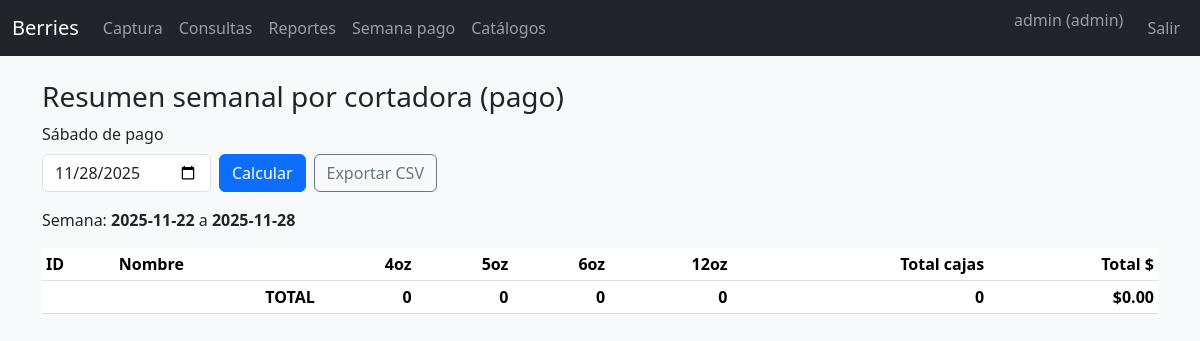
/weekly (signed in), run on the app's committed database.
### models.py (models this page shows)
class User(Base):
    __tablename__ = "users"
    id = Column(Integer, primary_key=True)
    username = Column(String(50), unique=True, nullable=False)
    password_hash = Column(String(200), nullable=False)
    role = Column(String(20), nullable=False, default="capturista")
    active = Column(Integer, default=1)

class BoxSize(Base):
    __tablename__ = "box_sizes"
    id = Column(Integer, primary_key=True)
    name = Column(String(20), unique=True, nullable=False)
    active = Column(Integer, default=1)

### app.py (the view, shortened to what this page needs)
@app.route("/weekly")
@login_required
def weekly():
    db = get_db()
    fri_str = request.args.get("friday")
    sat_str = request.args.get("saturday")  # compatibilidad
    if fri_str:
        end_day = datetime.strptime(fri_str, "%Y-%m-%d").date()
    elif sat_str:
        s = datetime.strptime(sat_str, "%Y-%m-%d").date()
        end_day = s + timedelta(days=6)  # sábado -> viernes siguiente
    else:
        today = date.today()
        end_day = today - timedelta((today.weekday() - 4) % 7)  # viernes más reciente (<= hoy)
    start = end_day - timedelta(days=6)  # sábado anterior
    sizes = db.query(BoxSize).filter(BoxSize.active == 1).all()
    order = {"4oz": 0, "5oz": 1, "6oz": 2, "12oz": 3}
    sizes = sorted(sizes, key=lambda s: order.get(s.name, 99))
    rows = (
        db.query(Picker.id, Picker.code, Picker.name, BoxSize.name,
                 func.coalesce(func.sum(Harvest.boxes), 0))
          .join(Harvest, Harvest.picker_id == Picker.id)
          .join(BoxSize, BoxSize.id == Harvest.size_id)
          .filter(Harvest.date.between(start, end_day))
          .group_by(Picker.id, Picker.code, Picker.name, BoxSize.name)
          .all()
    )
    data = {}
    money_rows = (
        db.query(Picker.id, func.coalesce(func.sum(Harvest.total), 0))
          .join(Harvest, Harvest.picker_id == Picker.id)
          .filter(Harvest.date.between(start, end_day))
          .group_by(Picker.id)
          .all()
    )
    for pid, m in money_rows:
        if pid in data:
            data[pid]["total_money"] = float(m)
    for rec in data.values():
        rec["total_boxes"] = sum(rec["sizes"].values())
    total_by_size = {s.name: 0 for s in sizes}
    for rec in data.values():
        for sname, val in rec["sizes"].items():
            total_by_size[sname] += val
    total_boxes = sum(rec["total_boxes"] for rec in data.values())
    total_money = sum(rec["total_money"] for rec in data.values())
    table = list(data.values())
    table.sort(key=lambda r: r["code"])
    return render_template(
        "weekly.html",
        start=start,
        friday=end_day,
        saturday=end_day,  # compatibilidad con plantilla antigua
        sizes=sizes,
        table=table,
        total_by_size=total_by_size,
        total_boxes=total_boxes,
        total_money=total_money
    )

### app.py (called while the page is built)
def get_db(): return SessionLocal()

@login_manager.user_loader
def load_user(uid):
    db = get_db()
    u = db.get(User, int(uid))
    return UserAdapter(u) if u else None

@app.context_processor
def inject_today(): return {"today": date.today()}

    @property
    def role(self): return self._u.role

    @property
    def username(self): return self._u.username

### templates/weekly.html (shortened to what this page needs)
{% extends 'base.html' %}
{% block content %}
<h3>Resumen semanal por cortadora (pago)</h3>
<form class='row g-2 mb-3' method='get'>
  <div class='col-auto'><label class='form-label'>Sábado de pago</label>
    <input type='date' class='form-control' name='saturday' value='{{ saturday }}'></div>
  <div class='col-auto d-flex align-items-end'><button class='btn btn-primary'>Calcular</button></div>
  <div class='col-auto d-flex align-items-end'><a class='btn btn-outline-secondary' href='{{ url_for('weekly_csv') }}?saturday={{ saturday }}'>Exportar CSV</a></div>
</form>
<p>Semana: <strong>{{ start }}</strong> a <strong>{{ saturday }}</strong></p>
<div class='table-responsive'><table class='table table-sm table-striped align-middle'>
  <thead><tr><th>ID</th><th>Nombre</th>{% for s in sizes %}<th class='text-end'>{{ s.name }}</th>{% endfor %}<th class='text-end'>Total cajas</th><th class='text-end'>Total $</th></tr></thead>
  <tfoot><tr><th colspan='2' class='text-end'>TOTAL</th>{% for s in sizes %}<th class='text-end'>{{ total_by_size[s.name] }}</th>{% endfor %}<th class='text-end'>{{ total_boxes }}</th><th class='text-end'>${{ '%.2f'|format(total_money) }}</th></tr></tfoot>
</table></div>
{% endblock %}

### templates/base.html (shortened to what this page needs)
<!doctype html>
<html lang="es">
<head>
  <link href="https://cdn.jsdelivr.net/npm/bootstrap@5.3.3/dist/css/bootstrap.min.css" rel="stylesheet">
</head>
<body class="bg-light">
<nav class="navbar navbar-expand-lg navbar-dark bg-dark">
  <div class="container-fluid">
    <a class="navbar-brand" href="{{ url_for('index') }}">Berries</a>
    <div class="collapse navbar-collapse" id="navbars">
      <ul class="navbar-nav me-auto">
        {% if current_user.is_authenticated %}
          <li class="nav-item"><a class="nav-link" href="{{ url_for('harvest_new') }}">Captura</a></li>
          <li class="nav-item"><a class="nav-link" href="{{ url_for('harvest_list') }}">Consultas</a></li>
          <li class="nav-item"><a class="nav-link" href="{{ url_for('reports') }}">Reportes</a></li>
          <li class="nav-item"><a class="nav-link" href="{{ url_for('weekly') }}">Semana pago</a></li>
          {% if current_user.role == 'admin' %}
            <li class="nav-item"><a class="nav-link" href="{{ url_for('catalogs') }}">Catálogos</a></li>
          {% endif %}
        {% endif %}
      </ul>
      <ul class="navbar-nav">
        {% if current_user.is_authenticated %}
          <li class="nav-item"><span class="navbar-text me-3">{{ current_user.username }} ({{ current_user.role }})</span></li>
          <li class="nav-item"><a class="nav-link" href="{{ url_for('logout') }}">Salir</a></li>
        {% else %}
          <li class="nav-item"><a class="nav-link" href="{{ url_for('login') }}">Entrar</a></li>
        {% endif %}
      </ul>
    </div>
  </div>
</nav>
<main class="container py-4">
  {% block content %}{% endblock %}
</main>
</body>
</html>

### data on the page
User: username "admin", role "admin"
BoxSize: name "4oz", name "0"
BoxSize: name "5oz", name "0"
BoxSize: name "6oz", name "0"
BoxSize: name "12oz", name "0"

### other printed values
{{ saturday }} "2025-11-28"
{{ total_boxes }} "0"
{{ '%.2f'|format(total_money) }} "0.00"
